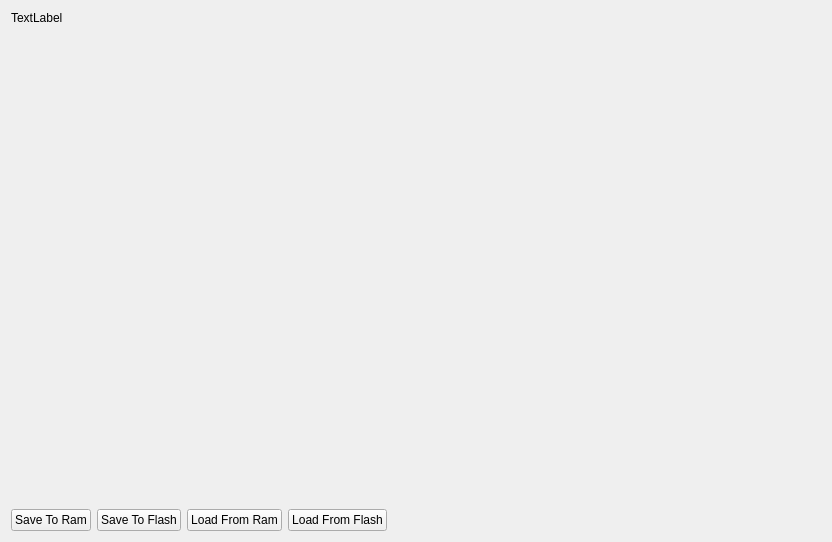
<?xml version="1.0" encoding="UTF-8"?>
<ui version="4.0">
 <class>RawDataView</class>
 <widget class="QWidget" name="RawDataView">
  <property name="geometry">
   <rect>
    <x>0</x>
    <y>0</y>
    <width>832</width>
    <height>542</height>
   </rect>
  </property>
  <property name="windowTitle">
   <string>Form</string>
  </property>
  <layout class="QVBoxLayout" name="verticalLayout_2">
   <item>
    <layout class="QVBoxLayout" name="verticalLayout" stretch="0,1,0">
     <item>
      <widget class="QLabel" name="locationIdLabel">
       <property name="text">
        <string>TextLabel</string>
       </property>
      </widget>
     </item>
     <item>
      <widget class="QHexEdit" name="hexEditor" native="true"/>
     </item>
     <item>
      <layout class="QHBoxLayout" name="horizontalLayout">
       <item>
        <widget class="QPushButton" name="saveRamPushButton">
         <property name="text">
          <string>Save To Ram</string>
         </property>
        </widget>
       </item>
       <item>
        <widget class="QPushButton" name="saveFlashPushButton">
         <property name="text">
          <string>Save To Flash</string>
         </property>
        </widget>
       </item>
       <item>
        <widget class="QPushButton" name="loadRamPushButton">
         <property name="text">
          <string>Load From Ram</string>
         </property>
        </widget>
       </item>
       <item>
        <widget class="QPushButton" name="loadFlashPushButton">
         <property name="text">
          <string>Load From Flash</string>
         </property>
        </widget>
       </item>
       <item>
        <spacer name="horizontalSpacer">
         <property name="orientation">
          <enum>Qt::Horizontal</enum>
         </property>
         <property name="sizeHint" stdset="0">
          <size>
           <width>40</width>
           <height>20</height>
          </size>
         </property>
        </spacer>
       </item>
      </layout>
     </item>
    </layout>
   </item>
  </layout>
 </widget>
 <customwidgets>
  <customwidget>
   <class>QHexEdit</class>
   <extends>QWidget</extends>
   <header>qhexedit.h</header>
   <container>1</container>
  </customwidget>
 </customwidgets>
 <resources/>
 <connections/>
</ui>
